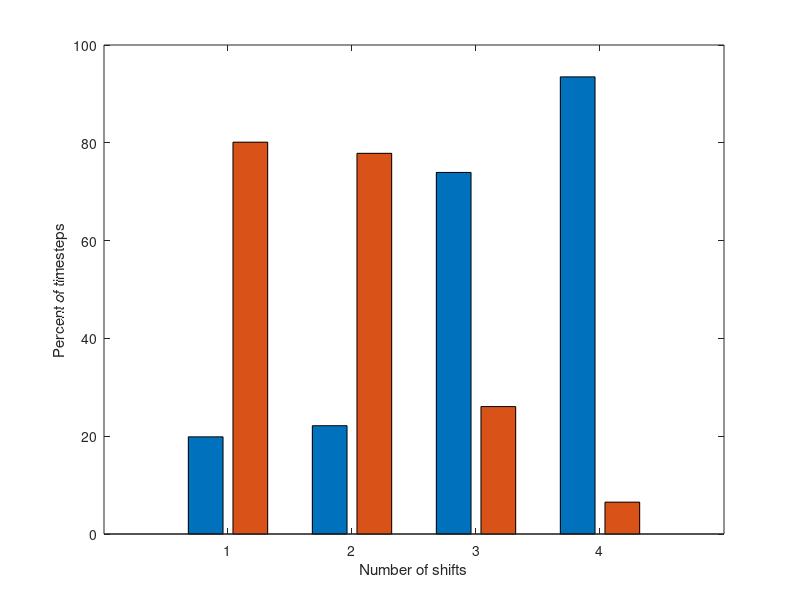

This figure's MATLAB source:
%% Figure S9: percent of timesteps with nutrient shift

%  Goal: quantify the fraction of imaging timesteps in each nutrient
%        timescale that contain a nutrient shift (up or down)



%  Strategy: 

%  Part 1. initialize analysis
%
%       0. initialize timescales
%       0. initialize length of timestep
%       0. initialize duration of experiment

%  Part 2. calculate percent of timesteps with shift
%       
%       1. for each timescale, determine current to calculate
%       2. loop through each second, marking places of shift
%       3. calculate percent of timesteps with shift

%  Part 3. plot



%  Last edit: jen, 2019 June 23
%  Commit: first commit, calculate fraction of timesteps with nutrient shift


%  OK let's go!

%% Part 1. initialize analysis

clear
clc

% 0. initialize timescales
timescales = [30; 300; 900; 3600]; % sec


% 0. initialize duration of experiment
duration = 10*60*60; % 10 h * 60 min/h * 60 sec/min
time = 1:duration;


% 0. initialize length of timestep
timestep = 60+57; % sec
nTimesteps = floor(duration/timestep);
bins = ceil(time/timestep)'; % bin time by timepoint


%% Part 2. calculate percent of timesteps with shift

% 1. for each timescale...
for tt = 1:length(timescales)
    
    
    % 1. determine current timescale
    period = timescales(tt);
    first_shift = ceil(period/4); % second containing first shift
    frequency_shift = period/2;
    
    
    
    % 2. loop through each second, marking places of shift
    tpt = first_shift;
    isShift = zeros(duration,1);
    while tpt < duration
        isShift(tpt,1) = 1;
        tpt = tpt + frequency_shift;
    end
    
     
    
    % 3. calculate percent of timesteps with shift
    shifts_per_bin = accumarray(bins,isShift,[],@sum);
    nShifts = shifts_per_bin(1:307);
    
    min_shifts = min(nShifts);
    max_shifts = max(nShifts);
    
    counter = 0;
    for ns = min_shifts:max_shifts
        
        counts = length(find(nShifts == ns));
        
        counter = counter + 1;
        %pt{tt}(counter) = counts/nTimesteps * 100;
        %numShifts{tt}(counter) = ns;
        pt(tt,counter) = counts/nTimesteps * 100;
        numShifts(tt,counter) = ns;
        
    end
    
end
clear bins counter counts duration first_shift frequency_shift isShift
clear max_shift min_shift ns nShifts period shifts_per_bin time timestep tpt tt


%% Part 3. plot

percents = pt;

figure(1)
bar(percents)
ylabel('Percent of timesteps')
xlabel('Number of shifts')





